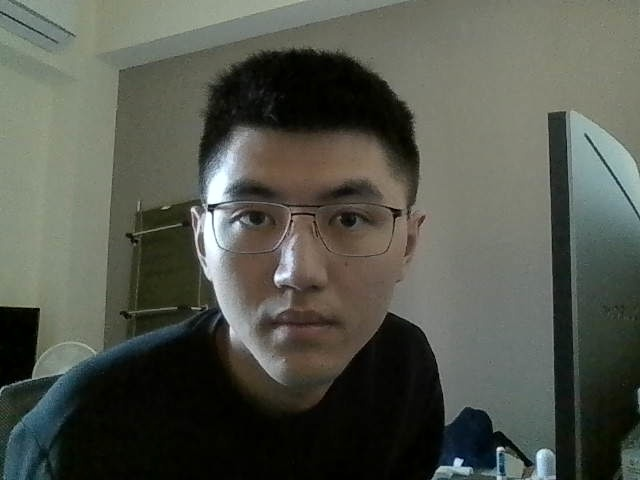
#> input picture 圖像識別/作業三/image2.jpg, 640 x 480 px, given in place of the camera
$ jupyter execute 113_hw3_02_opencv_facial_organs_detection.ipynb   (text cells are left out)
#> lines starting #> are read from the running program, lines starting #| are printed output that depends on the picture; after the words box and inside, x2 and y2 are one past the last pixel; in counts of white or black regions, pixels touching at a corner belong together
[cell 1]
import cv2
cap = cv2.VideoCapture(0)                           # 讀取攝影鏡頭（webcam）
from IPython.display import Image, display

eye_cascade = cv2.CascadeClassifier("models/haarcascade_eye.xml")       # 使用眼睛模型
mouth_cascade = cv2.CascadeClassifier("models/haarcascade_mcs_mouth.xml")   # 使用嘴巴模型
nose_cascade = cv2.CascadeClassifier("models/haarcascade_mcs_nose.xml")    # 使用鼻子模型

if eye_cascade.empty():
    print("Error: Unable to load eye cascade classifier!")
if nose_cascade.empty():
    print("Error: Unable to load nose cascade classifier!")
if mouth_cascade.empty():
    print("Error: Unable to load mouth cascade classifier!")

if not cap.isOpened():
    print("Cannot open camera")
    exit()

while True:
    ret, frame = cap.read()
#> frame is the input picture: shape (480, 640, 3); mean B, G, R 76.6, 86, 82.8
    if not ret:
        print("Cannot receive frame")
        break

    w = frame.shape[1]                  # 畫面寬度
#> w = 640
    h = frame.shape[0]                  # 畫面高度
#> h = 480

    # 對影像作前處理，透過模糊的方式去除雜訊
    img = cv2.resize(frame,(w,h))
    gray = cv2.medianBlur(img, 1)
    gray = cv2.cvtColor(gray, cv2.COLOR_BGR2GRAY)
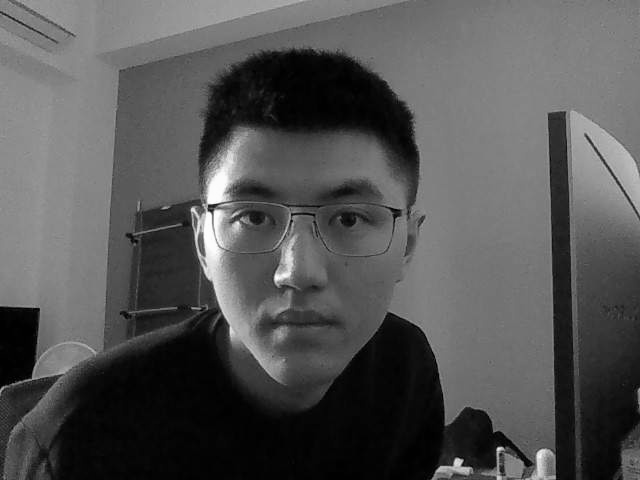
#> gray: shape (480, 640); min 0, max 254, mean 84
    gray = cv2.medianBlur(gray, 5)

    eyes = eye_cascade.detectMultiScale(gray)      # 偵測眼睛
#> eyes = [[199, 197, 24, 24], [221, 210, 22, 22], [319, 193, 52, 52], [232, 196, 46, 46]]
    for (x, y, w, h) in eyes:
        cv2.rectangle(img, (x, y), (x+w, y+h), (0, 255, 0), 2)
#> this loop made 4 passes
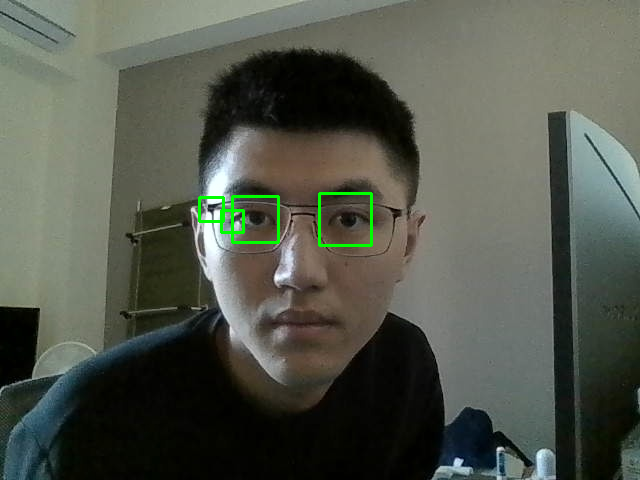
#> img: shape (480, 640, 3); 0.54% of pixels changed, all inside (x1, y1, x2, y2) = (198, 192, 373, 247)

    mouths = mouth_cascade.detectMultiScale(gray)    # 偵測嘴巴
#> mouths = [[321, 196, 86, 52], [249, 305, 94, 57]]
    for (x, y, w, h) in mouths:
        cv2.rectangle(img, (x, y), (x+w, y+h), (0, 0, 255), 2)
#> this loop made 2 passes
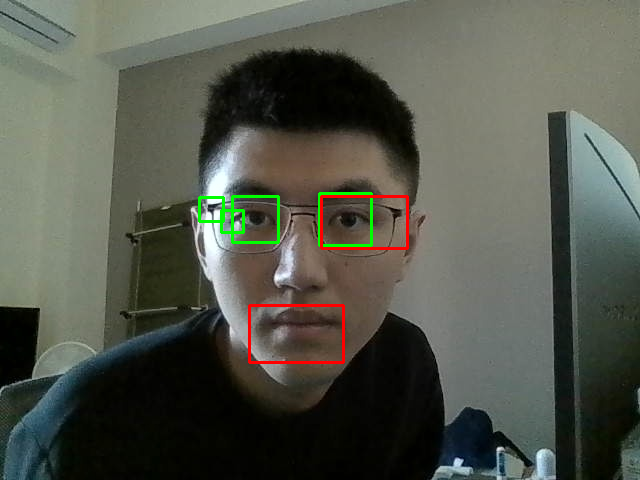
#> img: shape (480, 640, 3); 0.56% of pixels changed, all inside (x1, y1, x2, y2) = (248, 195, 409, 364)

    noses = nose_cascade.detectMultiScale(gray)     # 偵測鼻子
#> noses = [[119, 214, 43, 35], [116, 293, 44, 36], [184, 186, 44, 37], [262, 250, 75, 62]]
    for (x, y, w, h) in noses:
        cv2.rectangle(img, (x, y), (x+w, y+h), (255, 0, 0), 2)
#> this loop made 4 passes
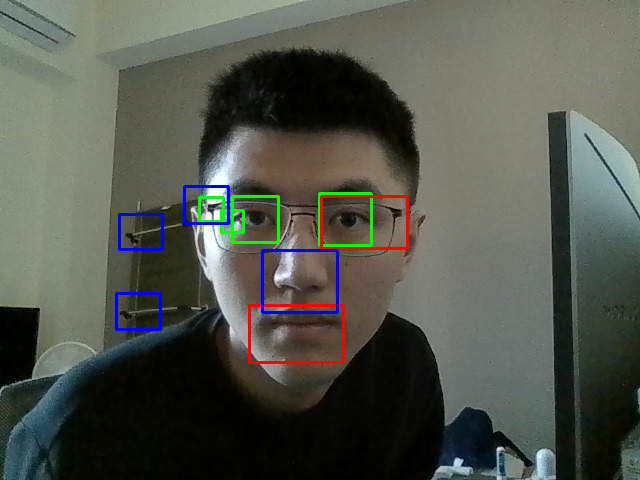
#> img: shape (480, 640, 3); 0.73% of pixels changed, all inside (x1, y1, x2, y2) = (115, 185, 339, 331)

    cv2.imshow('Live Video', img)

    key = cv2.waitKey(1) & 0xFF
#> (key q is pressed here)

    if key == ord('q'): # 按下 'q' 鍵停止
        break
    elif key == ord('a'):  # 按下 'a' 鍵截圖並儲存
        cv2.imwrite('facial_organs_detection.png', img)
        print("Screenshot saved as facial_organs_detection.png")
        display(Image(filename='facial_organs_detection.png'))

cap.release()
cv2.destroyAllWindows()

$ run again, on 圖像識別/作業三/image5.jpg
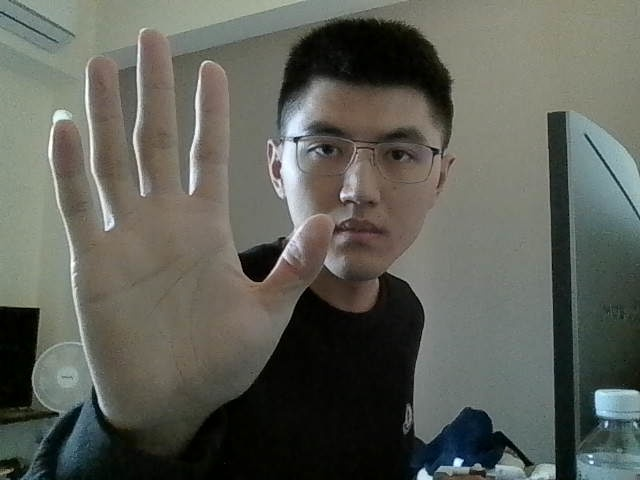
#> input picture 圖像識別/作業三/image5.jpg, 640 x 480 px, given in place of the camera
#> frame is the input picture: shape (480, 640, 3); mean B, G, R 87.7, 95.4, 93.3
#> eyes = [[374, 133, 45, 45], [307, 129, 42, 42], [216, 234, 66, 66]]
#> the loop `for (x, y, w, h) in eyes:` made 3 passes
#> mouths = [[370, 133, 70, 42], [321, 218, 65, 39]]
#> the loop `for (x, y, w, h) in mouths:` made 2 passes
#> after the loop `for (x, y, w, h) in mouths:`:
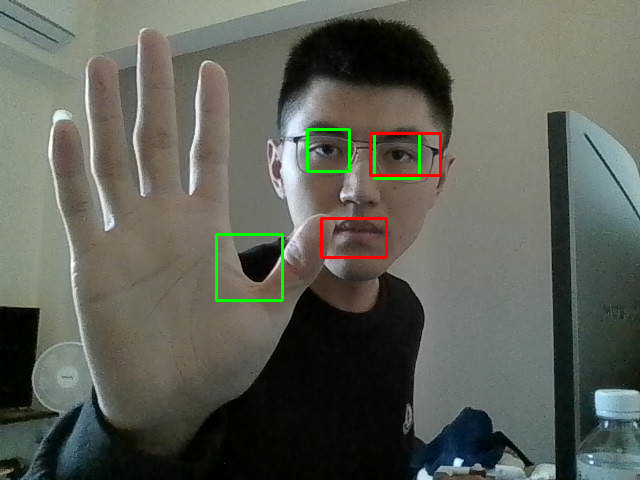
#> img: shape (480, 640, 3); mean B, G, R 86.8, 95.9, 93.3
#> noses = [[333, 177, 52, 43]]
#> the loop `for (x, y, w, h) in noses:` made 1 pass
#> after the loop `for (x, y, w, h) in noses:`:
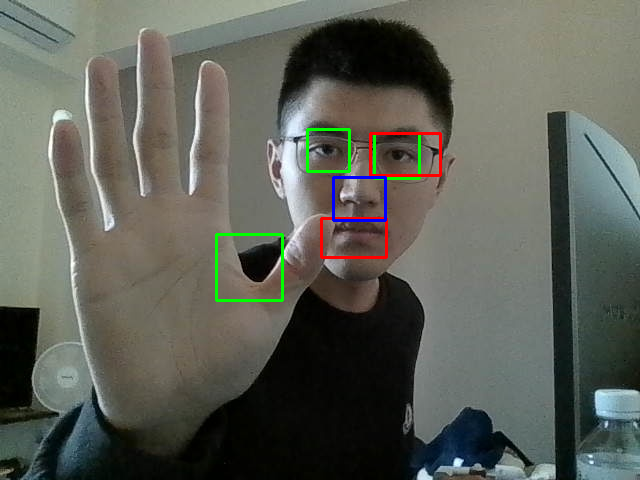
#> img: shape (480, 640, 3); 0.18% of pixels changed, all inside (x1, y1, x2, y2) = (332, 176, 387, 222)
